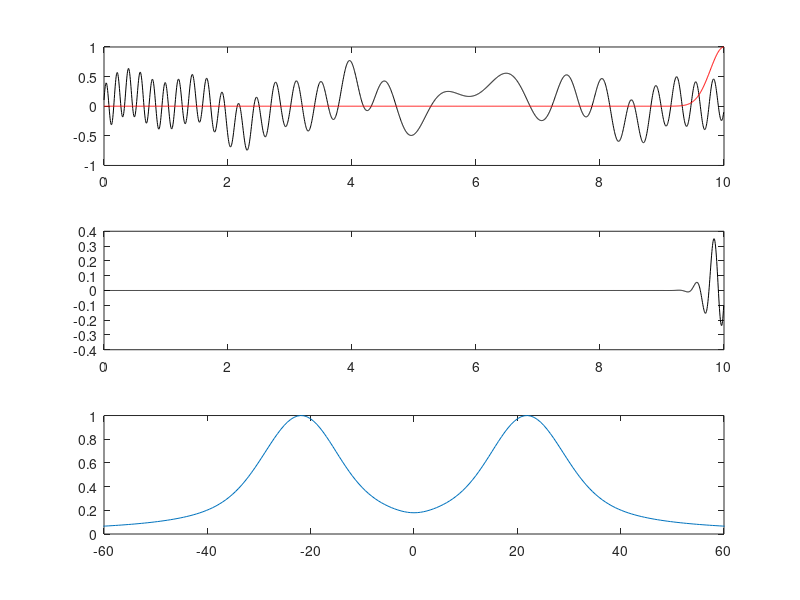

MATLAB code for this plot:
clear all; close all; clc;

L=10; 
N=2048;
t2 = linspace(0,L,N+1); t=t2(1:N);
k=((2*pi)/L)*[0:N/2-1 -N/2:-1]; ks=ifftshift(k);

S = (2*sin(2*t)+0.5*tanh(0.5*(t-3))+0.28*exp(-(t-4).^2)...
    +1.5*sin(5*t)+4*cos(3*(t-6).^2))/10;
St = fft(S);
width = 10.1;
slide = 0:0.1:10;
for j=1:length(slide)
    f=exp(-width*(t-slide(j)).^2);
    Sf=f.*S;
    Sft = fft(Sf);
    
    subplot(3,1,1) , plot(t,S,'k',t,f,'r')
    subplot(3,1,2) , plot(t,Sf,'k')
    subplot(3,1,3) , plot(ks,abs(fftshift(Sft))/max(abs(fftshift(Sft))));
    axis([-60 60 0 1])
    drawnow
    pause(0.1)
end